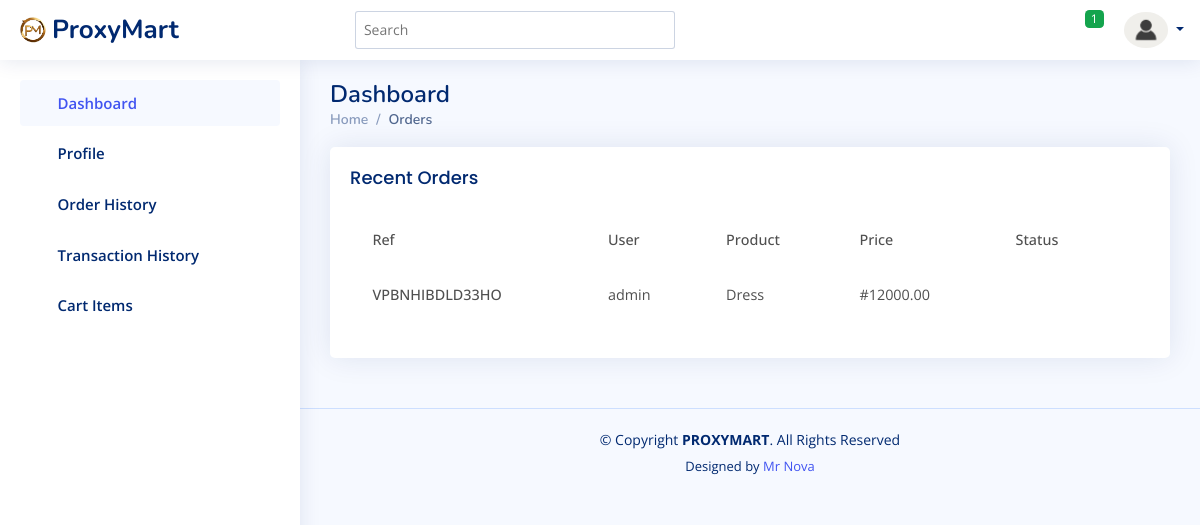
Page /accounts/orders/ (signed in) on the earlier database version.
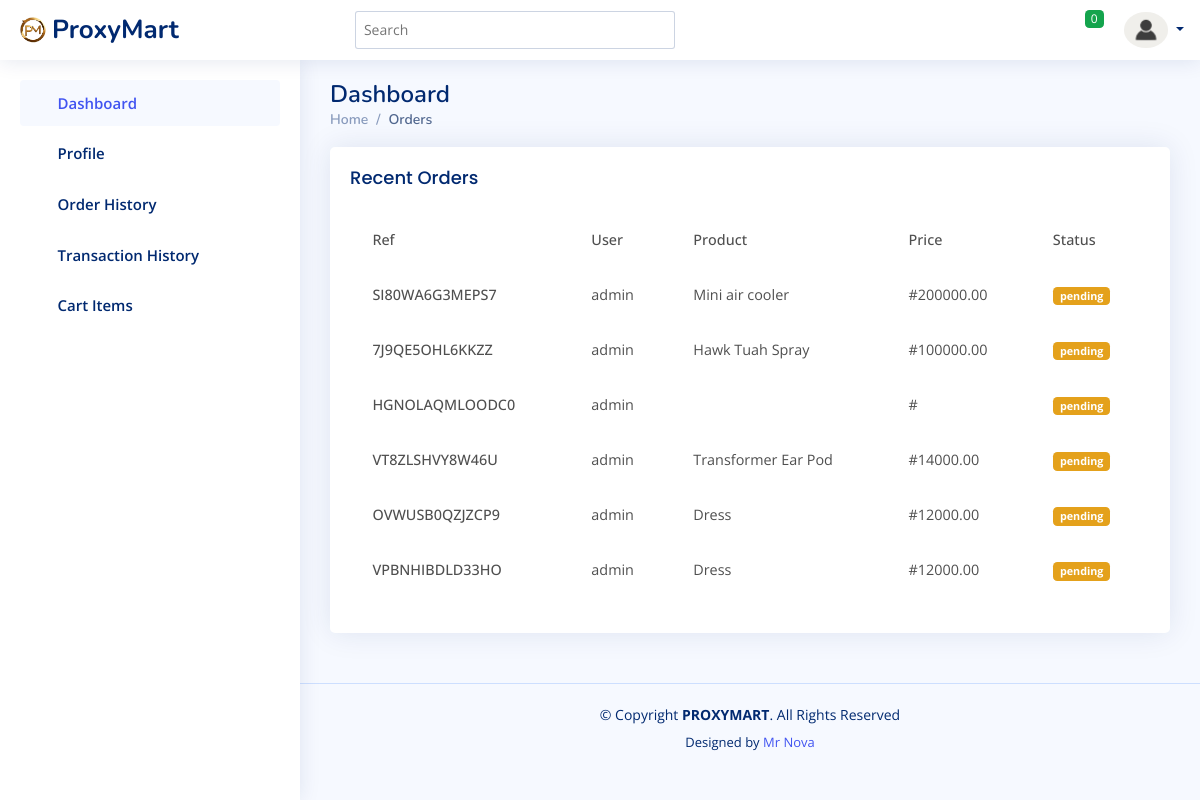
Same page on the later database version.
### orders/models.py (models this page shows, shortened)
class Order(models.Model):
    STATUS_CHOICES = [
        ('pending', 'Pending'),
        ('processing', 'Processing'),
        ('shipped', 'Shipped'),
        ('in_transit', 'In Transit'),
        ('delivered', 'Delivered'),
        ('canceled', 'Canceled'),
    ]
    order_ref = models.CharField(max_length=14, unique=True, blank=True)
    user = models.ForeignKey(settings.AUTH_USER_MODEL, on_delete=models.CASCADE)
    status = models.CharField(max_length=20, choices=STATUS_CHOICES, default='pending')
    first_name = models.CharField(max_length=100, null=True, blank=True)
    last_name = models.CharField(max_length=100, null=True, blank=True)
    phone_number = models.CharField(max_length=20, null=True, blank=True)
    email = models.EmailField(null=True, blank=True)
    state = models.CharField(max_length=100, null=True, blank=True)
    lga = models.CharField(max_length=100, null=True, blank=True)
    city = models.CharField(max_length=100, null=True, blank=True)
    postal_code = models.CharField(max_length=20, null=True, blank=True)
    house_address = models.TextField(null=True, blank=True)
    additional_info = models.TextField(blank=True)
    created_at = models.DateTimeField(auto_now_add=True)
    updated_at = models.DateTimeField(auto_now=True)

class OrderItem(models.Model):
    order = models.ForeignKey(Order, on_delete=models.CASCADE, related_name='items')
    product = models.ForeignKey(Product, on_delete=models.CASCADE)
    quantity = models.PositiveIntegerField(default=1)
    price = models.DecimalField(max_digits=10, decimal_places=2)

### accounts/models.py (models this page shows, shortened)
class CustomUser(AbstractBaseUser, PermissionsMixin):
    email = models.EmailField(unique=True)
    username = models.CharField(max_length=150, unique=True, null=True)
    first_name = models.CharField(max_length=30, blank=True)
    last_name = models.CharField(max_length=30, blank=True)
    is_active = models.BooleanField(default=True)
    is_staff = models.BooleanField(default=False)
    agree_terms = models.BooleanField(default=False)
    objects = CustomUserManager()
    USERNAME_FIELD = 'username'
    REQUIRED_FIELDS = ['email']

### products/models.py (models this page shows, shortened)
class Product(models.Model):
    name = models.CharField(max_length=255, verbose_name="Product Name")
    description = models.TextField(blank=True, null=True, verbose_name="Description")
    price = models.DecimalField(max_digits=10, decimal_places=2, verbose_name="Price")
    images = models.ImageField(upload_to='products/', verbose_name="Product Image")
    quantity = models.PositiveIntegerField(verbose_name="Quantity")
    category = models.ForeignKey(Category, on_delete=models.CASCADE, related_name='products', verbose_name="Category")
    specifications = models.JSONField(default=dict, blank=True, verbose_name="Specifications")
    class Meta:
        verbose_name = "Product"
        verbose_name_plural = "Products"

### accounts/views.py (the view)
# urls.py: path('orders/', orders_history, name='orders_history'),
def orders_history(request):
    site_settings = SiteSettings.objects.first()
    orders = Order.objects.filter(user=request.user).order_by('-created_at')
    return render(request, 'accounts/orders_history.html', {
        'orders': orders,
       'site_settings': site_settings,
    })

### cart/context_processors.py (called while the page is built)
def cart_item_count(request):
    if request.user.is_authenticated:
        try:
            cart = Cart.objects.get(user=request.user)
            item_count = cart.items.count()
        except Cart.DoesNotExist:
            item_count = 0
    else:
        item_count = 0
    return {'cart_item_count': item_count}

### core/context_processors.py (called while the page is built)
def categories(request):
    return {
        'categories': Category.objects.all()
    }

### accounts/templates/accounts/orders_history.html (shortened to what this page needs)
{% extends 'accounts/base.html' %}
{% block content %}
<div class="pagetitle">
    <h1>Dashboard</h1>
    <nav>
      <ol class="breadcrumb">
        <li class="breadcrumb-item"><a href="{% url 'home' %}">Home</a></li>
        <li class="breadcrumb-item active">Orders</li>
      </ol>
    </nav>
  </div>
  <div class="col-12">
    <div class="card recent-sales overflow-auto">
      <div class="card-body">
        <h5 class="card-title">Recent Orders</h5>
        <table class="table table-borderless datatable">
          <thead>
              <tr>
                  <th scope="col">Ref</th>
                  <th scope="col">User</th>
                  <th scope="col">Product</th>
                  <th scope="col">Price</th>
                  <th scope="col">Status</th>
              </tr>
          </thead>
          <tbody>
              {% for order in orders %}
              <tr>
                  <th scope="row">{{ order.order_ref }}</th>
                  <td>{{ order.user.get_username }}</td>
                  <td>{{ order.items.first.product.name }}</td>
                  <td>#{{ order.items.first.price }}</td>
                  <td>
                    <span class="badge
                      {% if order.status == 'pending' %} bg-warning text-white
                      {% elif order.status == 'processing' %} bg-info text-white
                      {% elif order.status == 'shipped' %} bg-primary
                      {% elif order.status == 'in_transit' %} bg-secondary text-light
                      {% elif order.status == 'delivered' %} bg-success
                      {% elif order.status == 'canceled' %} bg-danger
                      {% endif %}" >
                      {{ order.status }}
                    </span>
                  </td>
              </tr>
              {% empty %}
              <tr>
                  <td colspan="5">No recent orders found.</td>
              </tr>
              {% endfor %}
          </tbody>
        </table>
      </div>
    </div>
  </div>
{% endblock  %}

### accounts/templates/accounts/base.html (shortened to what this page needs)
<!DOCTYPE html>
<html lang="en">
<head>
  {% load static %}
  <link href="{% static 'assets/bootstrap/css/bootstrap.min.css' %}" rel="stylesheet">
  <link href="{% static 'assets/bootstrap-icons/bootstrap-icons.css' %}" rel="stylesheet">
  <link href="{% static 'assets/quill/quill.snow.css' %}" rel="stylesheet">
  <link href="{% static 'assets/quill/quill.bubble.css' %}" rel="stylesheet">
  <link href="{% static 'assets/remixicon/remixicon.css' %}" rel="stylesheet">
  <link href="{% static 'assets/simple-datatables/style.css' %}" rel="stylesheet">
  <link rel="stylesheet" href="{% static 'assets/MDB5/css/mdb.min.css' %}" />
  <link href="{% static 'assets/css/dashboard-style.css' %}" rel="stylesheet">
</head>
<body>
  <header id="header" class="header fixed-top d-flex align-items-center">
    <div class="d-flex align-items-center justify-content-between">
      <a href="{% url "index" %}" class="logo d-flex align-items-center">
        {% if site_settings.logo %}
          <img src="{{ site_settings.logo.url }}"  alt="">
          <span class="d-none d-lg-block">ProxyMart</span>
        {% else %}
          <img src="{% static 'assets/images/p-m-logoT.PNG' %}" alt="Logo" width="200" height="50" class="d-inline-block align-text-top">
        {% endif %}
      </a>
      <i class="bi bi-list toggle-sidebar-btn"></i>
    </div>
    <div class="search-bar">
      <form class="search-form d-flex align-items-center" method="POST" action="#">
        <input type="text" name="query" placeholder="Search" title="Enter search keyword">
        <button type="submit" title="Search"><i class="bi bi-search"></i></button>
      </form>
    </div>
    <nav class="header-nav ms-auto">
      <ul class="d-flex align-items-center">
        <li class="nav-item dropdown">
          <a class="nav-link nav-icon" href="{% url 'cart_detail' %}">
            <i class="bi bi-cart4"></i>
            <span class="badge bg-success badge-number">{{ cart_item_count }}</span>
          </a>
        </li>
        <li class="nav-item dropdown pe-3">
          <a class="nav-link nav-profile d-flex align-items-center pe-0" href="#" data-bs-toggle="dropdown">
            {% if profile.image %}
              <img src="{{ profile.image.url }}" alt="Profile" class="rounded-circle">
            {% else %}
              <img src="{% static 'assets/images/download.PNG' %}" alt="Profile" class="rounded-circle">
            {% endif %}
            <span class="d-none d-md-block dropdown-toggle ps-2">{{ profile.user.username }}</span>
          </a>
        </li>
      </ul>
    </nav>
  </header>
  <aside id="sidebar" class="sidebar">
    <ul class="sidebar-nav" id="sidebar-nav">
      <li class="nav-item">
        <a class="nav-link " href="{% url 'home' %}">
          <i class="bi bi-grid"></i>
          <span>Dashboard</span>
        </a>
      </li>
      <li class="nav-item">
        <a class="nav-link collapsed" href="{% url 'profile' %}">
          <i class="bi bi-person"></i>
          <span>Profile</span>
        </a>
      </li>
      <li class="nav-item">
        <a class="nav-link collapsed" href="{% url 'orders_history' %}">
          <i class="bi bi-card-list"></i>
          <span>Order History</span>
        </a>
      </li>
      <li class="nav-item">
        <a class="nav-link collapsed" href="{% url 'transaction_history' %}">
          <i class="bi bi-cash-coin"></i>
          <span>Transaction History</span>
        </a>
      </li>
      <li class="nav-item">
        <a class="nav-link collapsed" href="{% url 'cart_detail' %}">
          <i class="bi bi-envelope"></i>
          <span>Cart Items</span>
        </a>
      </li>
    </ul>
  </aside>
  <main id="main" class="main">
        {% block content %}
        {% endblock %}
  </main>
  <footer id="footer" class="footer">
   <div class="copyright">
     &copy; Copyright <strong><span>PROXYMART</span></strong>. All Rights Reserved
   </div>
   <div class="credits">
     Designed by <a href="#">Mr Nova</a>
   </div>
 </footer>
 </body>
 </html>

Differences in the rows shown:
added Order: order_ref "SI80WA6G3MEPS7", user.get_username "admin", items.first.product.name "Mini air cooler", items.first.price "200000.00", status "pending"
added Order: order_ref "7J9QE5OHL6KKZZ", user.get_username "admin", items.first.product.name "Hawk Tuah Spray", items.first.price "100000.00", status "pending"
added Order: order_ref "HGNOLAQMLOODC0", user.get_username "admin", status "pending"
added Order: order_ref "VT8ZLSHVY8W46U", user.get_username "admin", items.first.product.name "Transformer Ear Pod", items.first.price "14000.00", status "pending"
added Order: order_ref "OVWUSB0QZJZCP9", user.get_username "admin", items.first.product.name "Dress", items.first.price "12000.00", status "pending"
changed Order "VPBNHIBDLD33HO": status (not shown) → "pending"
Other differences:
{{ cart_item_count }}: "1" → "0"
